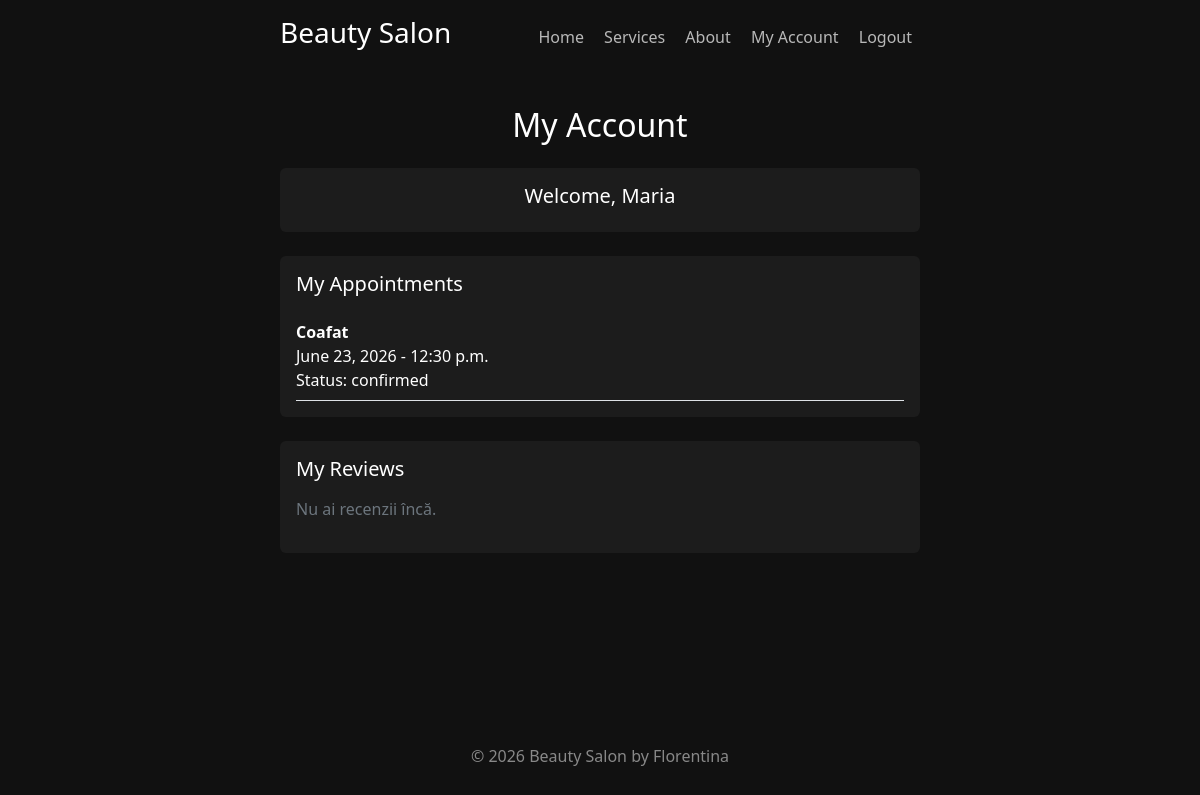
Page /account (signed in) on the earlier database version.
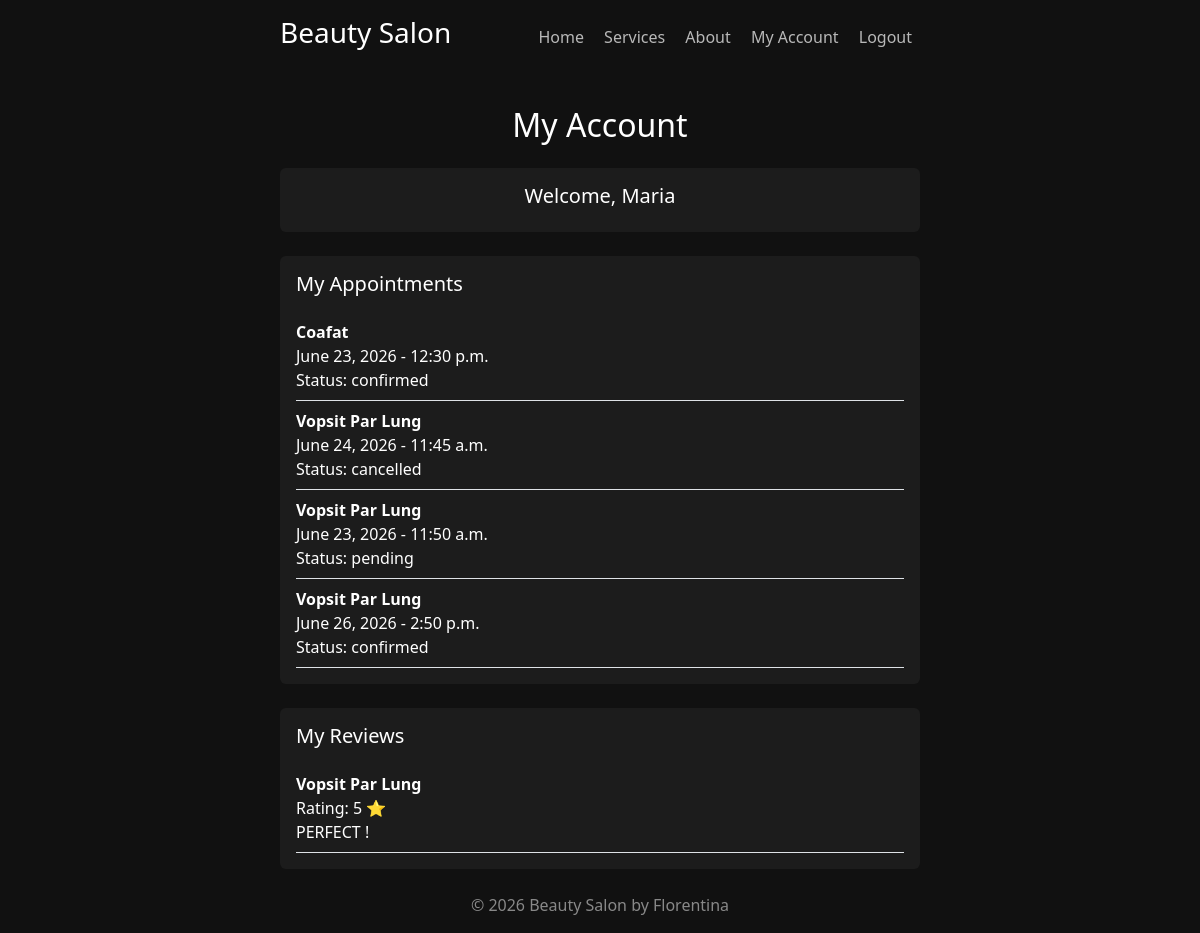
Same page on the later database version.
### mainapp/models.py (models this page shows, shortened)
class Appointment(models.Model):
    user = models.ForeignKey(User , on_delete=models.CASCADE)
    service = models.ForeignKey('Services' , on_delete=models.CASCADE)
    date = models.DateField()
    hour = models.TimeField()
    class Meta:
        db_table ="appointment"
    status_choices = [
        ('pending' , 'Pending'),
        ('confirmed' , 'Confirmed'),
        ('cancelled' , 'Cancelled'),
    ]
    status = models.CharField(max_length=20 , choices=status_choices , default='pending')

class Services(models.Model):
    services = models.CharField(max_length=225)
    duration = models.TextField()
    price = models.IntegerField()
    class Meta:
        db_table ="services"
        ordering = ['services']

class Review(models.Model):
    user = models.ForeignKey(User , on_delete=models.CASCADE)
    service = models.ForeignKey(Services , on_delete=models.CASCADE)
    rating = models.IntegerField()
    comment = models.TextField()
    created = models.DateTimeField(auto_now_add=True)
    class Meta:
        db_table ="review"

### mainapp/views.py (the view)
# urls.py: path('account' , views.my_account , name='account'),
@login_required
def my_account(request):
    appointments = Appointment.objects.filter(user=request.user)
    reviews = Review.objects.filter(user=request.user)
    return render(request , 'mainapp/account.html' , {'appointments' : appointments , 'reviews' : reviews})

### mainapp/templates/mainapp/account.html (shortened to what this page needs)
{% load static %}
<!doctype html>
<html lang="en" class="h-100">
<head>
    <link href="https://cdn.jsdelivr.net/npm/bootstrap@5.3.0/dist/css/bootstrap.min.css" rel="stylesheet">
</head>
<body class="d-flex h-100 text-center text-white">
<div class="cover-container d-flex w-100 h-100 p-3 mx-auto flex-column">
    {% include "mainapp/navbar.html" %}
    <main class="flex-grow-1 py-4">
        <h2 class="mb-4">My Account</h2>
        <div class="card mb-4 p-3">
            <h5>Welcome, {{ request.user.username }} </h5>
        </div>
        <div class="card mb-4 p-3 text-start">
            <h5 class="mb-3">My Appointments</h5>
            {% for appointment in appointments %}
                <div class="border-bottom py-2">
                    <strong>{{ appointment.service.services }}</strong><br>
                    {{ appointment.date }} - {{ appointment.hour }}<br>
                    Status: {{ appointment.status }}
                </div>
            {% empty %}
                <p class="text-secondary">Nu ai programări încă.</p>
            {% endfor %}
        </div>
        <div class="card p-3 text-start">
            <h5 class="mb-3">My Reviews</h5>
            {% for review in reviews %}
                <div class="border-bottom py-2">
                    <strong>{{ review.service.services }}</strong><br>
                    Rating: {{ review.rating }} ⭐<br>
                    {{ review.comment }}
                </div>
            {% empty %}
                <p class="text-secondary">Nu ai recenzii încă.</p>
            {% endfor %}
        </div>
    </main>
    <footer class="mt-auto text-white-50">
        <p>© 2026 Beauty Salon by Florentina</p>
    </footer>
</div>
</body>
</html>

### mainapp/templates/mainapp/navbar.html
<header class="mb-4">
    <div class="d-flex justify-content-between align-items-center">
        <h3>Beauty Salon</h3>
        <nav>
            <a class="nav-link d-inline px-2" href="/">Home</a>
            <a class="nav-link d-inline px-2" href="/services">Services</a>
            <a class="nav-link d-inline px-2" href="/about">About</a>
            {% if request.user.is_authenticated %}
                <a class="nav-link d-inline px-2" href="/account">My Account</a>
                <a class="nav-link d-inline px-2" href="/logout">Logout</a>
            {% else %}
                <a class="nav-link d-inline px-2" href="/login">Login</a>
                <a class="nav-link d-inline px-2" href="/register">Register</a>
            {% endif %}
        </nav>
    </div>
</header>

### mainapp/templates/mainapp/account.html (style rules this page uses)
body { height: 100vh; background: #111; color: white; }
.cover-container { max-width: 42em; }
.nav-link { color: rgba(255,255,255,.7); }
.card { background: #1c1c1c; color: white; border: none; }

Differences in the rows shown:
added Appointment: service.services "Vopsit Par Lung", date "June 24, 2026", hour "11:45 a.m.", status "cancelled"
added Appointment: service.services "Vopsit Par Lung", date "June 23, 2026", hour "11:50 a.m.", status "pending"
added Appointment: service.services "Vopsit Par Lung", date "June 26, 2026", hour "2:50 p.m.", status "confirmed"
added Review: service.services "Vopsit Par Lung", rating "5", comment "PERFECT !"
Other differences:
text no longer shown: "Nu ai recenzii încă."
